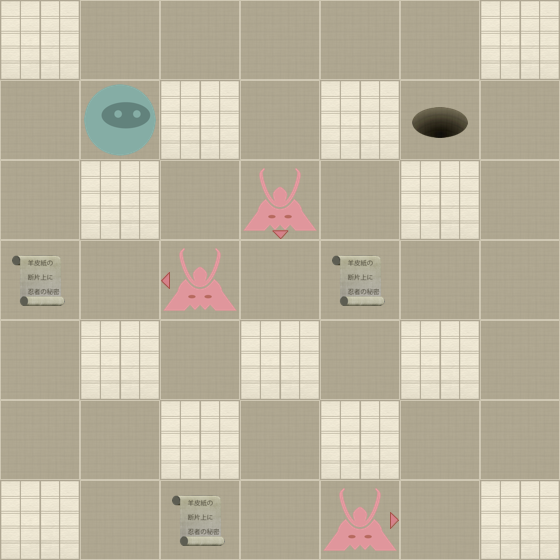

This is a level from a 2D game, rendered from its Tiled map with the project's own tilesets. A one-line summary and the map file follow, with tile-layer data summarised:
An orthogonal 7x7 tile map with 80x80 px tiles, 2 tile layers (Level, Actors).

<map version="1.0" orientation="orthogonal" width="7" height="7" tilewidth="80" tileheight="80">
 <properties>
  <property name="moves" value="8" />
 </properties>
 <tileset firstgid="1" name="tiles" tilewidth="80" tileheight="80" spacing="2" margin="2">
  <image source="tiles-hd.png" width="512" height="512" />
  <tile id="0">
   <properties>
    <property name="actor" value="exit" />
   </properties>
  </tile>
  <tile id="2">
   <properties>
    <property name="actor" value="guard" />
    <property name="direction" value="down" />
   </properties>
  </tile>
  <tile id="3">
   <properties>
    <property name="actor" value="guard" />
    <property name="direction" value="left" />
   </properties>
  </tile>
  <tile id="4">
   <properties>
    <property name="actor" value="guard" />
    <property name="direction" value="right" />
   </properties>
  </tile>
  <tile id="5">
   <properties>
    <property name="actor" value="guard" />
    <property name="direction" value="up" />
   </properties>
  </tile>
  <tile id="7">
   <properties>
    <property name="actor" value="player" />
   </properties>
  </tile>
  <tile id="8">
   <properties>
    <property name="actor" value="scroll" />
   </properties>
  </tile>
  <tile id="9">
   <properties>
    <property name="wall" value="1" />
   </properties>
  </tile>
 </tileset>
 <layer name="Level" width="7" height="7">
  <data>[49 cells, 49 non-empty, 2 distinct tile ids]</data>
 </layer>
 <layer name="Actors" width="7" height="7">
  <data>[49 cells, 8 non-empty, 6 distinct tile ids]</data>
 </layer>
</map>
